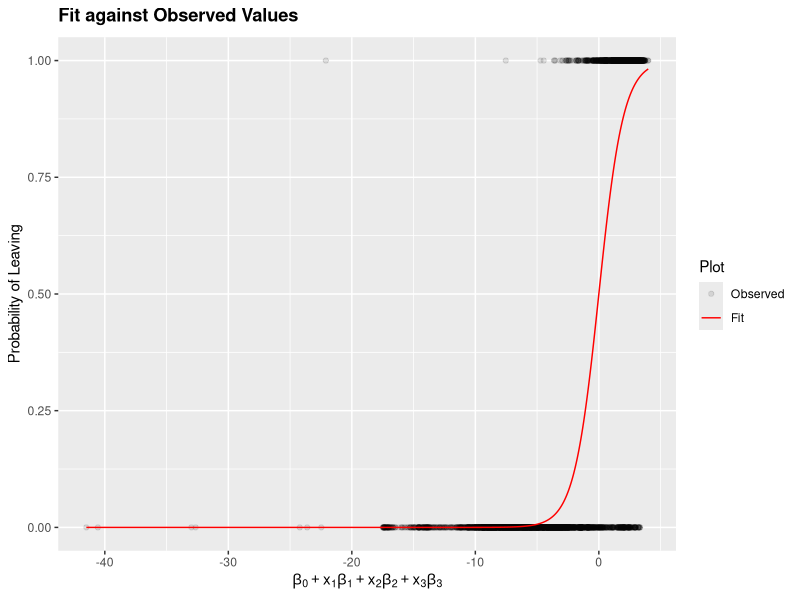

Write the R code that produced this figure.
## ---- chunk 1
library(ggplot2)
## ---- chunk 2
hrData <- read.csv("HR_Extract_Emp.csv")
## ---- chunk 3
hrData$SALARY <- hrData$SALARY/1000
hrData <- hrData[which(hrData$SALARY < 2000),]
hrData$SERVICE_YEARS <- round(hrData$SERVICE_DAYS/365,2)
hrData$WEEKLY_HOURS <- hrData$HOURS
hrData <- hrData[which(!is.na(hrData$WEEKLY_HOURS)),]
## ---- chunk 4
model0 <- glm(LEAVE_FLAG ~ SALARY + 
                      SERVICE_YEARS + 
                      AGE + 
                      WEEKLY_HOURS, data = hrData, family = "binomial")
rawCoefs0 <- summary(model0)$coefficients
expCoefs0 <- exp(model0$coefficients)

print(rawCoefs0)
## ---- chunk 5
model1 <- glm(LEAVE_FLAG ~ 
                      SERVICE_YEARS + 
                      AGE + 
                      WEEKLY_HOURS, data = hrData, family = "binomial")
rawCoefs1 <- summary(model1)$coefficients
print(rawCoefs1)
expCoefs1 <- exp(model1$coefficients)
print(expCoefs1)
confInts1 <- exp(confint(model1))
print(confInts1)
## ---- chunk 6
betaF <- 0
betaF[1] <- format(rawCoefs1[1], digits = 2)
betaF[2] <- format(rawCoefs1[2], digits = 2)
betaF[3] <- format(rawCoefs1[3], digits = 2)
betaF[4] <- format(rawCoefs1[4], digits = 2)
## ---- chunk 7
beta0 <- summary(model1)$coefficients[1]
beta1 <- summary(model1)$coefficients[2]
beta2 <- summary(model1)$coefficients[3]
beta3 <- summary(model1)$coefficients[4]

x1 <- hrData$SERVICE_YEARS
x2 <- hrData$AGE
x3 <- hrData$WEEKLY_HOURS

gamma <- beta0 + beta1*x1 + beta2*x2 + beta3*x3

y_fit <- exp(gamma) / (1 + exp(gamma))
y_obs <- hrData$LEAVE_FLAG

plotDF <- data.frame(gamma = gamma, y_obs = y_obs, y_fit = y_fit)
g <-  ggplot() + 
      geom_point(data = plotDF, aes(x = gamma, y = y_obs, col = "1"), 
                 alpha = 0.1) + 
      geom_line(data = plotDF, aes(x = gamma, y = y_fit, col = "2")) + 
      labs(title=expression(bold("Fit against Observed Values")),
           x=expression(beta[0]+x[1]*beta[1]+x[2]*beta[2]+x[3]*beta[3]), 
           y="Probability of Leaving") +
      scale_colour_manual(name = "Plot",
                          values =c('black', 'red'), 
                          labels = c('Observed', 'Fit'))
plot(g)
## ---- chunk 8
hrData$P_Leave <- y_fit

p90 <- sum(hrData[which(hrData$P_Leave >= 0.9), "LEAVE_FLAG"])/
      length(hrData[which(hrData$P_Leave >= 0.9), "LEAVE_FLAG"])
p70 <- sum(hrData[which(hrData$P_Leave >= 0.7), "LEAVE_FLAG"])/
      length(hrData[which(hrData$P_Leave >= 0.7), "LEAVE_FLAG"])
